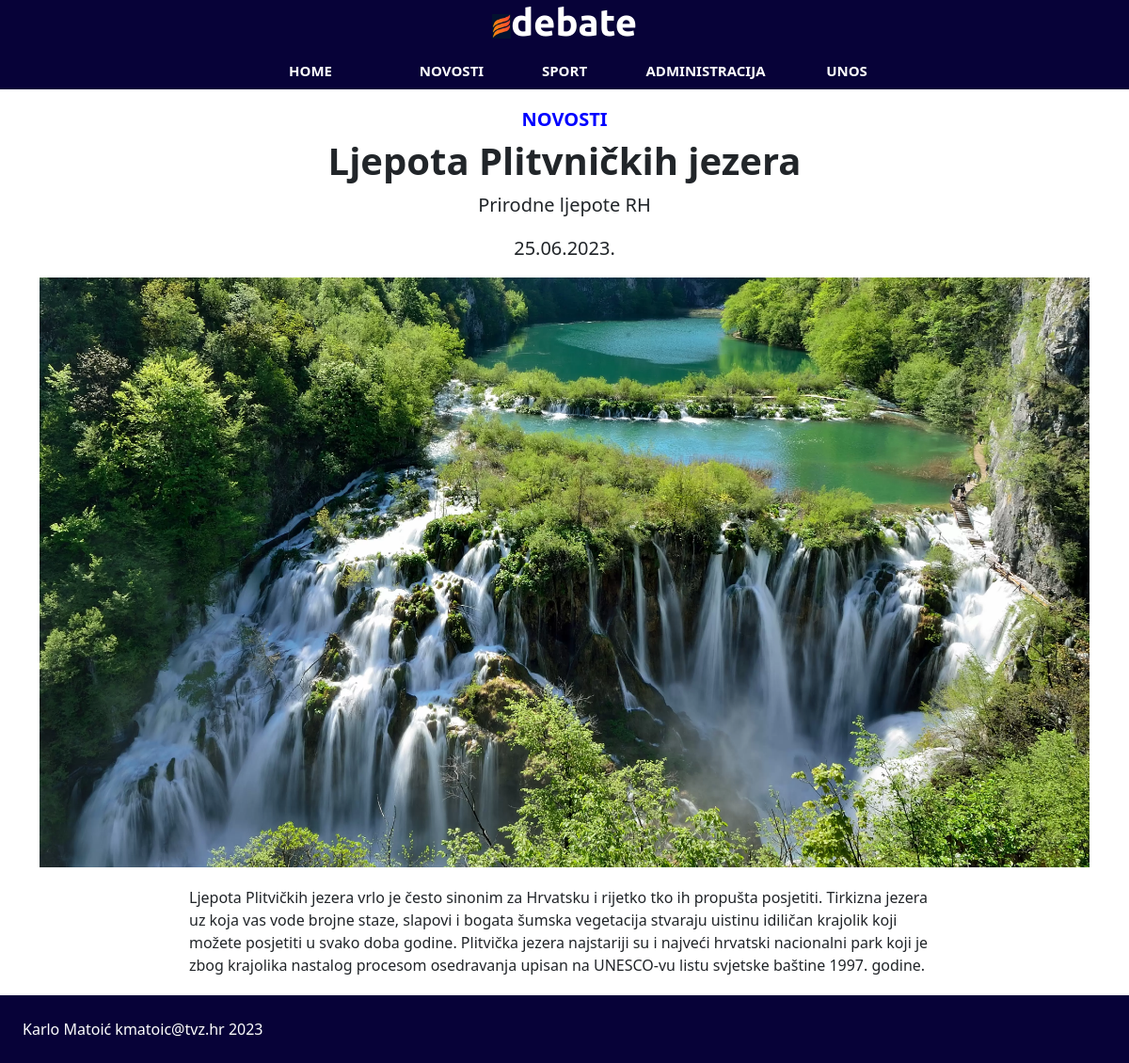
The page /php/clanak.php?id=2 on the database its author committed.
### tables this page shows
CREATE TABLE `vijesti` (
  `id` int(11) NOT NULL,
  `datum` varchar(32) NOT NULL,
  `naslov` varchar(64) NOT NULL,
  `sazetak` text NOT NULL,
  `tekst` text NOT NULL,
  `slika` varchar(64) NOT NULL,
  `kategorija` varchar(64) NOT NULL,
  `arhiva` tinyint(1) NOT NULL
);

### php/clanak.php (the view, shortened to what this page needs)
<!DOCTYPE html>
<html lang="en">
<head>
</head>
<body>
    <?php
        include 'connect.php';
        $id = $_GET['id'];
        $query = "SELECT * FROM vijesti WHERE id = ?;";
        $stmt = mysqli_stmt_init($dbc);
        if (mysqli_stmt_prepare($stmt, $query)) {
            mysqli_stmt_bind_param($stmt, "i", $id);
            mysqli_stmt_execute($stmt);
            $result = mysqli_stmt_get_result($stmt);
            $row = mysqli_fetch_assoc($result);
        }
    ?>
    <section>
        <div class="container mt-3 text-center">
            <div class="row">
                <div class="col fs-5 mb-1 mt-1">
                    <div class="uvuceno">
                        <h5><?php echo strtoupper("${row['kategorija']}")?></h5>
                        <h1 class="fw-bold"><?php echo "${row['naslov']}"?></h1>
                        <p><?php echo "${row['sazetak']}"?></p>
                        <p><?php echo "${row['datum']}"?></p>
                    </div>
                    <?php echo "<img src='../images/${row['slika']}' alt='${row['slika']}'>"?>
                </div>
            </div>
        </div>
        <div class="container text-left">
            <div class="row">
                <div class="col uvuceno">
                    <p class="mt-3">
                        <?php echo "${row['tekst']}"?>
                    </p>
                </div>
            </div>
        </div>
    </section>
    <?php
        include 'footer.php';
    ?>
</body>
</html>

### css/style.css (style rules this page uses)
* { margin: 0; padding: 0; }
header { background-color: #070238; }
body { background-color: white; }
.naslov { font-family: 'Ubuntu', sans-serif; color: white; background-color: #070238; display: flex; align-items: center; justify-content: center; }
.naslov h1 { font-weight: bold; }
.naslov img { width: 20px; }
.navigacija { background-color: #070238; }
.navigacija2 { width: 60%; }
.navigacija a { color: white; }
a { text-decoration: none; color: black; }
.velika { font-size: 15px; font-weight: bold; text-transform: uppercase; }
img { width: 100%; }
.uvuceno { padding: 0 15% 0 15%; }
.uvuceno h5 { font-weight: bold; color: blue; }

### rows shown on the page
vijesti: kategorija "NOVOSTI", naslov "Ljepota Plitvničkih jezera", sazetak "Prirodne ljepote RH", datum "25.06.2023.", slika (picture), tekst "Ljepota Plitvičkih jezera vrlo je često sinonim za Hrvatsku i rijetko tko ih propušta posjetiti. Tirkizna jezera uz koja vas vode brojne staze, slapovi i bogata šumska vegetacija stvaraju uistinu idiličan krajolik koji možete posjetiti u svako doba godine. Plitvička jezera najstariji su i najveći hrvatski nacionalni park koji je zbog krajolika nastalog procesom osedravanja upisan na UNESCO-vu listu svjetske baštine 1997. godine."
